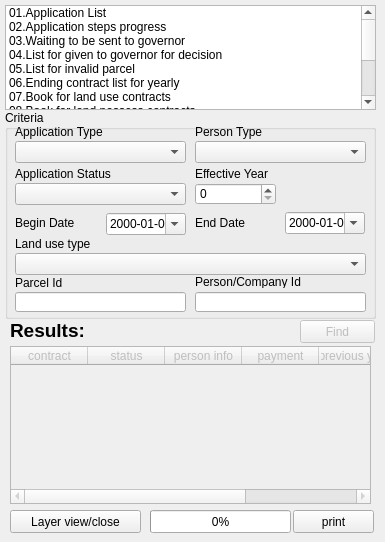
      <widget class="QWidget" name="tab">
       <attribute name="title">
        <string>Report</string>
       </attribute>
       <widget class="QListWidget" name="listWidget">
        <property name="geometry">
         <rect>
          <x>5</x>
          <y>5</y>
          <width>371</width>
          <height>105</height>
         </rect>
        </property>
        <item>
         <property name="text">
          <string>01.Application List</string>
         </property>
        </item>
        <item>
         <property name="text">
          <string>02.Application steps progress</string>
         </property>
        </item>
        <item>
         <property name="text">
          <string>03.Waiting to be sent to governor</string>
         </property>
        </item>
        <item>
         <property name="text">
          <string>04.List for given to governor for decision</string>
         </property>
        </item>
        <item>
         <property name="text">
          <string>05.List for invalid parcel</string>
         </property>
        </item>
        <item>
         <property name="text">
          <string>06.Ending contract list for yearly</string>
         </property>
        </item>
        <item>
         <property name="text">
          <string>07.Book for land use contracts</string>
         </property>
        </item>
        <item>
         <property name="text">
          <string>08.Book for land possess contracts</string>
         </property>
        </item>
        <item>
         <property name="text">
          <string>09.Book for land ownership records</string>
         </property>
        </item>
        <item>
         <property name="text">
          <string>10.Taxation</string>
         </property>
        </item>
        <item>
         <property name="text">
          <string>11.Taxes paid</string>
         </property>
        </item>
        <item>
         <property name="text">
          <string>12.Unified land fee report for quarterly</string>
         </property>
        </item>
        <item>
         <property name="text">
          <string>13.Cadastre Page</string>
         </property>
        </item>
       </widget>
       <widget class="QGroupBox" name="groupBox">
        <property name="geometry">
         <rect>
          <x>5</x>
          <y>110</y>
          <width>371</width>
          <height>209</height>
         </rect>
        </property>
        <property name="title">
         <string>Criteria</string>
        </property>
        <widget class="QComboBox" name="report_app_type_cbox">
         <property name="geometry">
          <rect>
           <x>10</x>
           <y>31</y>
           <width>171</width>
           <height>22</height>
          </rect>
         </property>
        </widget>
        <widget class="QLabel" name="label_3">
         <property name="geometry">
          <rect>
           <x>10</x>
           <y>14</y>
           <width>141</width>
           <height>16</height>
          </rect>
         </property>
         <property name="text">
          <string>Application Type</string>
         </property>
        </widget>
        <widget class="QComboBox" name="report_app_status_cbox">
         <property name="geometry">
          <rect>
           <x>10</x>
           <y>73</y>
           <width>171</width>
           <height>22</height>
          </rect>
         </property>
        </widget>
        <widget class="QLabel" name="label_5">
         <property name="geometry">
          <rect>
           <x>10</x>
           <y>56</y>
           <width>141</width>
           <height>16</height>
          </rect>
         </property>
         <property name="text">
          <string>Application Status</string>
         </property>
        </widget>
        <widget class="QComboBox" name="report_person_type_cbox">
         <property name="geometry">
          <rect>
           <x>190</x>
           <y>31</y>
           <width>171</width>
           <height>22</height>
          </rect>
         </property>
        </widget>
        <widget class="QLabel" name="label_6">
         <property name="geometry">
          <rect>
           <x>190</x>
           <y>14</y>
           <width>141</width>
           <height>16</height>
          </rect>
         </property>
         <property name="text">
          <string>Person Type</string>
         </property>
        </widget>
        <widget class="QDateEdit" name="report_begin_date">
         <property name="geometry">
          <rect>
           <x>101</x>
           <y>103</y>
           <width>80</width>
           <height>22</height>
          </rect>
         </property>
         <property name="displayFormat">
          <string>yyyy-MM-dd</string>
         </property>
         <property name="calendarPopup">
          <bool>true</bool>
         </property>
        </widget>
        <widget class="QLabel" name="label_7">
         <property name="geometry">
          <rect>
           <x>10</x>
           <y>105</y>
           <width>91</width>
           <height>16</height>
          </rect>
         </property>
         <property name="text">
          <string>Begin Date</string>
         </property>
        </widget>
        <widget class="QDateEdit" name="report_end_date">
         <property name="geometry">
          <rect>
           <x>280</x>
           <y>102</y>
           <width>80</width>
           <height>22</height>
          </rect>
         </property>
         <property name="displayFormat">
          <string>yyyy-MM-dd</string>
         </property>
         <property name="calendarPopup">
          <bool>true</bool>
         </property>
        </widget>
        <widget class="QLabel" name="label_59">
         <property name="geometry">
          <rect>
           <x>190</x>
           <y>105</y>
           <width>91</width>
           <height>16</height>
          </rect>
         </property>
         <property name="text">
          <string>End Date</string>
         </property>
        </widget>
        <widget class="QComboBox" name="report_land_use_cbox">
         <property name="geometry">
          <rect>
           <x>10</x>
           <y>143</y>
           <width>351</width>
           <height>22</height>
          </rect>
         </property>
        </widget>
        <widget class="QLabel" name="label_60">
         <property name="geometry">
          <rect>
           <x>10</x>
           <y>126</y>
           <width>201</width>
           <height>16</height>
          </rect>
         </property>
         <property name="text">
          <string>Land use type</string>
         </property>
        </widget>
        <widget class="QSpinBox" name="year_sbox">
         <property name="geometry">
          <rect>
           <x>190</x>
           <y>73</y>
           <width>81</width>
           <height>22</height>
          </rect>
         </property>
        </widget>
        <widget class="QLabel" name="label_61">
         <property name="geometry">
          <rect>
           <x>190</x>
           <y>56</y>
           <width>171</width>
           <height>16</height>
          </rect>
         </property>
         <property name="text">
          <string>Effective Year</string>
         </property>
        </widget>
        <widget class="QLineEdit" name="parcel_id">
         <property name="geometry">
          <rect>
           <x>10</x>
           <y>182</y>
           <width>171</width>
           <height>20</height>
          </rect>
         </property>
        </widget>
        <widget class="QLabel" name="label_68">
         <property name="geometry">
          <rect>
           <x>10</x>
           <y>165</y>
           <width>171</width>
           <height>16</height>
          </rect>
         </property>
         <property name="text">
          <string>Parcel Id</string>
         </property>
        </widget>
        <widget class="QLabel" name="label_69">
         <property name="geometry">
          <rect>
           <x>190</x>
           <y>165</y>
           <width>171</width>
           <height>13</height>
          </rect>
         </property>
         <property name="text">
          <string>Person/Company Id</string>
         </property>
        </widget>
        <widget class="QLineEdit" name="person_id">
         <property name="geometry">
          <rect>
           <x>190</x>
           <y>182</y>
           <width>171</width>
           <height>20</height>
          </rect>
         </property>
        </widget>
       </widget>
       <widget class="QPushButton" name="report_print_button">
        <property name="geometry">
         <rect>
          <x>293</x>
          <y>510</y>
          <width>81</width>
          <height>23</height>
         </rect>
        </property>
        <property name="text">
         <string>print</string>
        </property>
       </widget>
       <widget class="QPushButton" name="report_layer_button">
        <property name="geometry">
         <rect>
          <x>10</x>
          <y>510</y>
          <width>131</width>
          <height>23</height>
         </rect>
        </property>
        <property name="text">
         <string>Layer view/close</string>
        </property>
       </widget>
       <widget class="QProgressBar" name="progressBar">
        <property name="enabled">
         <bool>true</bool>
        </property>
        <property name="geometry">
         <rect>
          <x>150</x>
          <y>510</y>
          <width>141</width>
          <height>23</height>
         </rect>
        </property>
        <property name="value">
         <number>0</number>
        </property>
        <property name="textVisible">
         <bool>true</bool>
        </property>
       </widget>
       <widget class="QTableWidget" name="report_result_twidget">
        <property name="enabled">
         <bool>false</bool>
        </property>
        <property name="geometry">
         <rect>
          <x>10</x>
          <y>346</y>
          <width>361</width>
          <height>158</height>
         </rect>
        </property>
        <property name="cornerButtonEnabled">
         <bool>false</bool>
        </property>
        <attribute name="horizontalHeaderDefaultSectionSize">
         <number>77</number>
        </attribute>
        <column>
         <property name="text">
          <string>contract</string>
         </property>
        </column>
        <column>
         <property name="text">
          <string>status</string>
         </property>
        </column>
        <column>
         <property name="text">
          <string>person info</string>
         </property>
        </column>
        <column>
         <property name="text">
          <string>payment</string>
         </property>
        </column>
        <column>
         <property name="text">
          <string>previous years</string>
         </property>
        </column>
        <column>
         <property name="text">
          <string>paid</string>
         </property>
        </column>
       </widget>
       <widget class="QPushButton" name="report_find_button">
        <property name="enabled">
         <bool>false</bool>
        </property>
        <property name="geometry">
         <rect>
          <x>300</x>
          <y>320</y>
          <width>75</width>
          <height>23</height>
         </rect>
        </property>
        <property name="text">
         <string>Find</string>
        </property>
       </widget>
       <widget class="QLabel" name="report_results_label">
        <property name="geometry">
         <rect>
          <x>10</x>
          <y>320</y>
          <width>121</width>
          <height>20</height>
         </rect>
        </property>
        <property name="font">
         <font>
          <family>Lucida Grande</family>
          <pointsize>14</pointsize>
          <weight>75</weight>
          <bold>true</bold>
         </font>
        </property>
        <property name="text">
         <string>Results:</string>
        </property>
        <property name="alignment">
         <set>Qt::AlignLeading|Qt::AlignLeft|Qt::AlignVCenter</set>
        </property>
       </widget>
      </widget>
